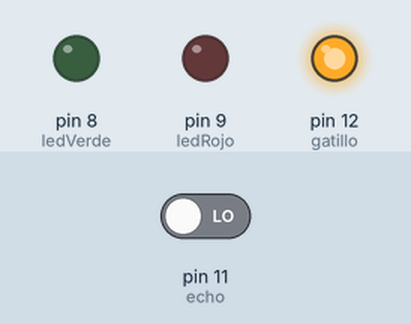
This sketch was run on a simulated Arduino Uno, built with avr-gcc and run on an emulated ATmega328P. Shown: output pins drawn as LEDs (lit = HIGH). The inputs (shaded band) are chosen by the test bench; at power-on: pin 11 (echo) LOW. What the sketch prints to the serial monitor is not drawn.

Above: at 0.5 s.
Timing chart, 0 to 3.0 s (numbered marks = the images above):
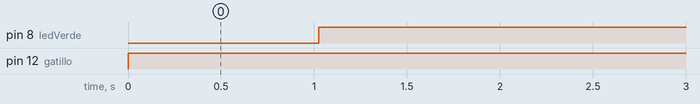

Measured:
- by itself, pin 8 (ledVerde): LOW → HIGH at 1.0 s
- by itself, pin 12 (gatillo): LOW → HIGH at 0.00 s

The sketch:

SensorUltraconled.ino
```cpp
// practica con sensor ultrasonico y dos led
// NOTA SIRVE PARA EL FINAL DE ETICA EL HDPM
int ledRojo = 9 ;
int ledVerde = 8 ;
int gatillo = 12 ;
int echo = 11 ;
int recibe ;
void setup() {
  // put your setup code here, to run once:
  Serial.begin(9600);
  pinMode(ledRojo,OUTPUT);
  pinMode(ledVerde,OUTPUT);
  pinMode(gatillo,OUTPUT);
  pinMode(echo,INPUT);
}

void loop() {
  // put your main code here, to run repeatedly:
  digitalWrite(gatillo,HIGH);
  delayMicroseconds(10);
  recibe = pulseIn(echo,HIGH);
  delay (25);
  digitalWrite(gatillo,LOW);
  Serial.println(recibe);
  if (recibe <= 3000){
    digitalWrite(ledRojo,LOW);
    digitalWrite(ledVerde,HIGH);
  }
  if (recibe >= 2000) {
    digitalWrite(ledVerde,LOW);
    digitalWrite(ledRojo,HIGH);
  }

}
```
